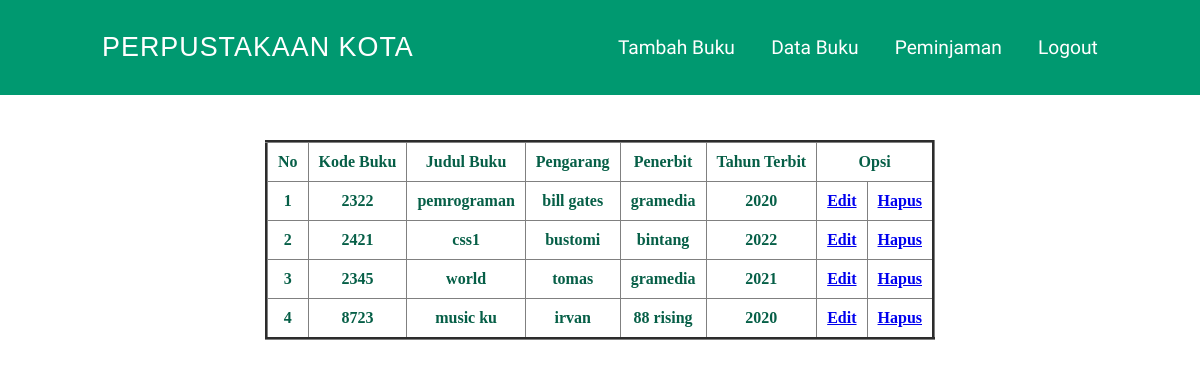
Page /databuku.php on the committed database.
### tables this page shows
CREATE TABLE `buku` (
  `id` int(11) NOT NULL,
  `nama` varchar(200) NOT NULL,
  `kodebuku` varchar(100) NOT NULL,
  `judulbuku` varchar(100) NOT NULL,
  `pengarang` varchar(50) NOT NULL,
  `penerbit` varchar(50) NOT NULL,
  `tahunterbit` varchar(50) NOT NULL,
  `tglpinjam` date NOT NULL,
  `tglkembali` date NOT NULL
);

### databuku.php (the view, shortened to what this page needs)
<!DOCTYPE html>
<html lang="en">
<head>
    <link rel="stylesheet" href="css/styleindexpuswil.css" />
</head>
<body>
    <nav>
        <div class=logo>
            <a href="indexpuswil.php">PERPUSTAKAAN KOTA</a>
        </div>
        <ul>
            <li><a href="tambahbuku.php">Tambah Buku</a></li>
            <li><a href="databuku.php">Data Buku</a></li>
            <li><a href="peminjaman.php">Peminjaman</a></li>
            <li><a href="logout.php">Logout</a></li>
        </ul>
    </nav>
    <section id="data" class="data">
    <center>
    <div class="container">
    <table border="3">
        <tr>
            <th>No</th>
            <th>Kode Buku</th>
            <th>Judul Buku</th>
            <th>Pengarang</th>
            <th>Penerbit</th>
            <th>Tahun Terbit</th>
            <th colspan="2">Opsi</th>
        </tr>
        <?php
        try{
        $con = koneksi::connect();
        $select = $con->prepare("SELECT * FROM buku");
        $select->setFetchMode(PDO::FETCH_ASSOC);
        $select->execute();
        $no=1;
        while($data=$select->fetch()){
        ?>
        <tr>
        <th><?php echo $no++; ?></th>
        <th><?php echo $data['kodebuku'];?></th>
        <th><?php echo $data['judulbuku'];?></th>
        <th><?php echo $data['pengarang'];?></th>
        <th><?php echo $data['penerbit'];?></th>
        <th><?php echo $data['tahunterbit'];?></th>
        <th><a href="updatebuku.php?id=<?php echo $data['id'];?>">Edit</a></th>
        <th><a href="deletebuku.php?id=<?php echo $data['id'];?>">Hapus</a></th>
        </tr>
        <?php
        }
    }
        catch(PDOException $e){
            echo "error:".$e->getMessage ();
        }
        ?>
    </table>
    </div>
    </center>
    </section>
</body>
</html>

### css/styleindexpuswil.css (style rules this page uses)
* { margin: 0; padding: 0; }
body { overflow-x: hidden; }
nav { display: flex; background-color: #009970; justify-content: space-around; font-family: "Carter One", cursive; font-size: 1.2em; color: #fff; height: 95px; align-items: center; position: fixed; width: 100%; z-index: 1; }
nav .logo { font-family: 'Bree Serif', sans-serif; font-size: 1.4em; letter-spacing: 1px; }
nav .logo a { text-decoration: none; color: #fff; }
nav ul { display: flex; list-style: none; width: 40%; justify-content: space-between; }
nav ul li a { color: #fff; text-decoration: none; }
.data { color: #065f47; width: auto; height: 80vh; z-index: 0; position: relative; margin: 0 50px auto; }
.data .container { padding-top: 140px; overflow: auto; }
.data table { border-collapse: collapse; }
th, td { padding-left: 20px; padding: 10px; }

### rows in the picture
buku: kodebuku "2322", judulbuku "pemrograman", pengarang "bill gates", penerbit "gramedia", tahunterbit "2020"
buku: kodebuku "2421", judulbuku "css1", pengarang "bustomi", penerbit "bintang", tahunterbit "2022"
buku: kodebuku "2345", judulbuku "world", pengarang "tomas", penerbit "gramedia", tahunterbit "2021"
buku: kodebuku "8723", judulbuku "music ku", pengarang "irvan", penerbit "88 rising", tahunterbit "2020"
